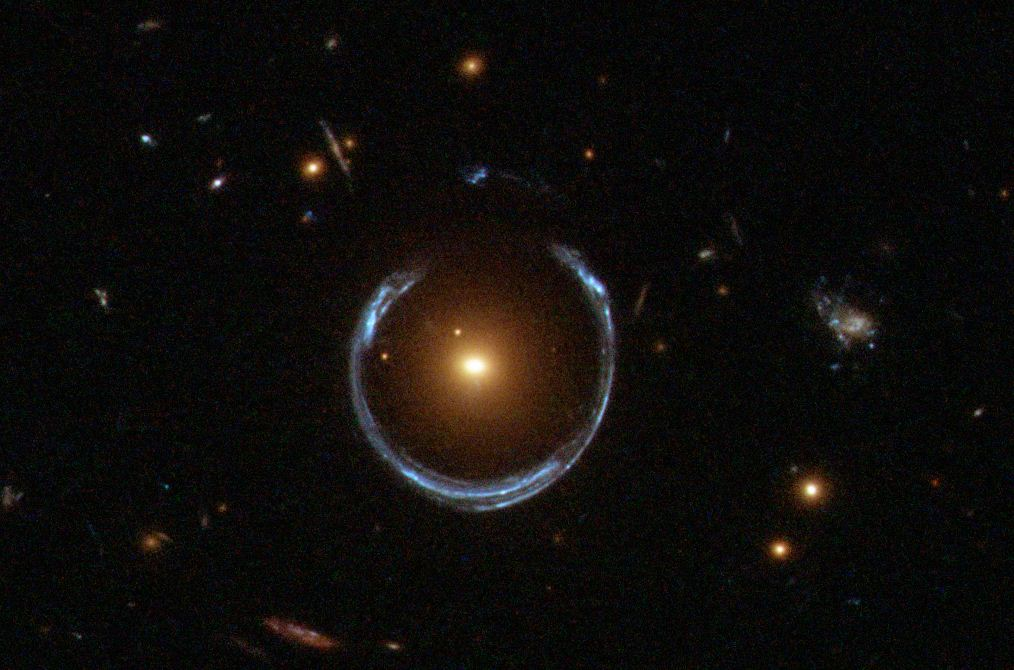
#> input picture ipythonDocuments/arc.JPG, 1014 x 670 px, found by its file name
$ python polar.py   (older library calls are emulated)
#> lines starting #> are read from the running program, lines starting #| are printed output that depends on the picture
import numpy as np
import scipy as sp
import scipy.ndimage
from scipy import misc
import matplotlib.pyplot as plt


def plot_polar_image(data, origin=None):
    #Plots an image reprojected into polar coordinages

    polar_grid, r, theta = reproject_image_into_polar(data, origin)
    plt.figure()
    plt.imshow(polar_grid,extent=(theta.min(), theta.max(), r.max(), r.min()))
    plt.axis('auto')
    plt.xlabel('Theta Coordinate (radians)')
    plt.ylabel('R Coordinate (pixels)')
    plt.title('Image in Polar Coordinates')
    return polar_grid

def index_coords(data, origin=None):
    #Creates x & y coords for the indicies in a numpy array
    ny, nx = data.shape[:2]
    if origin is None:
        origin_x, origin_y = nx // 2, ny // 2
    else:
        origin_x, origin_y = origin
    x, y = np.meshgrid(np.arange(nx), np.arange(ny))
    x -= origin_x
    y -= origin_y
    return x, y

def cart2polar(x, y):
    r = np.sqrt(x**2 + y**2)
    theta = np.arctan2(y, x)
    return r, theta

def polar2cart(r, theta):
    x = r * np.cos(theta)
    y = r * np.sin(theta)
    return x, y


def reproject_image_into_polar(data, origin=None):
    #Reprojects a 3D numpy array ("data") into a polar coordinate system.
    ny, nx = data.shape[:2]

    if origin is None:
        origin = (nx//2, ny//2)
    																	# Determine range of r and theta
    x, y = index_coords(data, origin=origin)
    r, theta = cart2polar(x, y)

    r_i = np.linspace(r.min(), r.max(), nx)								# Making a grid
    theta_i = np.linspace(theta.min(), theta.max(), ny)
    theta_grid, r_grid = np.meshgrid(theta_i, r_i)

    																	# Project the r and theta grid back into pixel coordinates
    xi, yi = polar2cart(r_grid, theta_grid)
    xi += origin[0] 													# Shift the origin back
    yi += origin[1]
    xi, yi = xi.flatten(), yi.flatten()
    coords = np.vstack((xi, yi))

    zi = sp.ndimage.map_coordinates(data, coords, order=1).reshape((nx, ny))
    return zi, r_i, theta_i


def plot_statistics(data):
    m , n = data.shape
    row_mean = []
    row_median = []
    row_index = []
    for i in range (0,m-1):
        row_mean.append(np.mean(data[i,:]))
        row_median.append(np.median(data[i,:]))
        row_index.append(i)
    plt.figure()
    plt.plot(row_index,row_mean,label='Mean Row Intensity')
    plt.plot(row_index,row_median,label='Median Row Intensity')
    plt.legend()
    plt.xlabel('Row Number')
    plt.ylabel('Intensity')

if __name__ == '__main__':

	z = misc.imread('arc.JPG',True)
#> z: shape (670, 1014) float32; min 0, max 254.8, mean 13.3
	m , n = z.shape
#> m = 670; n = 1014

	Max = 0
	Max_x = 0
	Max_y = 0
	Val_sum = 0
	for i in range (0,m-1):
		for j in range (0,n-1):
			Val_sum += z[i][j]												#Find Sum to calculate Mean
			if(z[i][j]>Max):
				Max = z[i][j]
				Max_x = i
				Max_y = j
#> after the loop, Max = 254.8; Max_x = 364; Max_y = 477; Val_sum = 9031801.1

	Mean =  Val_sum / (float)( m * n )
#> Mean = 13.29
	polar_image = plot_polar_image(z, (Max_x,Max_y))
#> in reproject_image_into_polar, `x, y = index_coords(data, origin=origin)`:
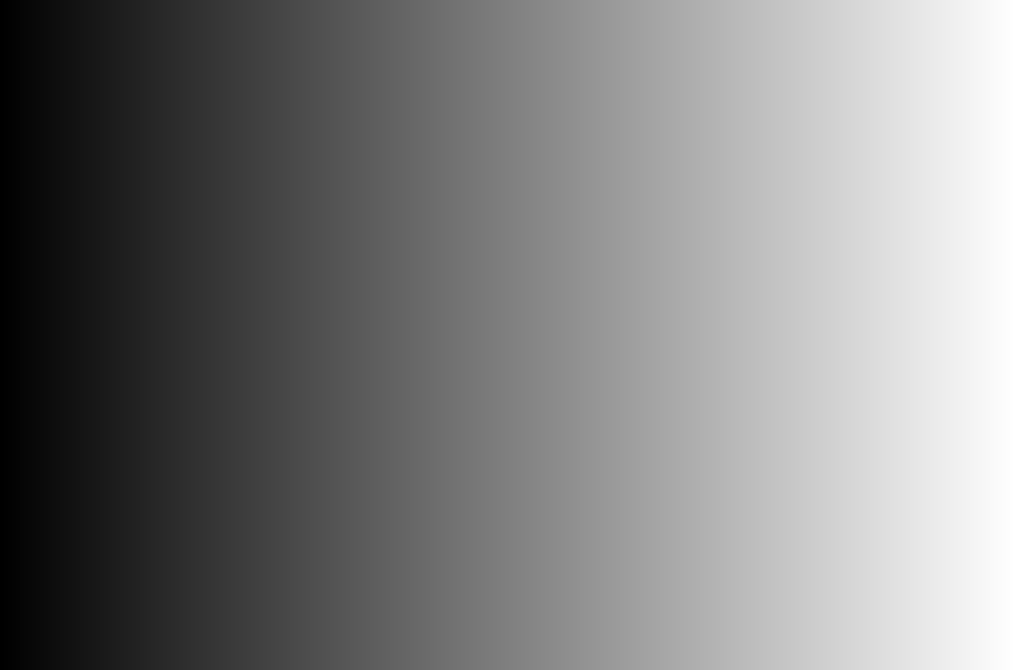
#> x: shape (670, 1014) int64; min -364, max 649, mean 142.5; drawn with min black and max white
#> in reproject_image_into_polar, `x, y = index_coords(data, origin=origin)`:
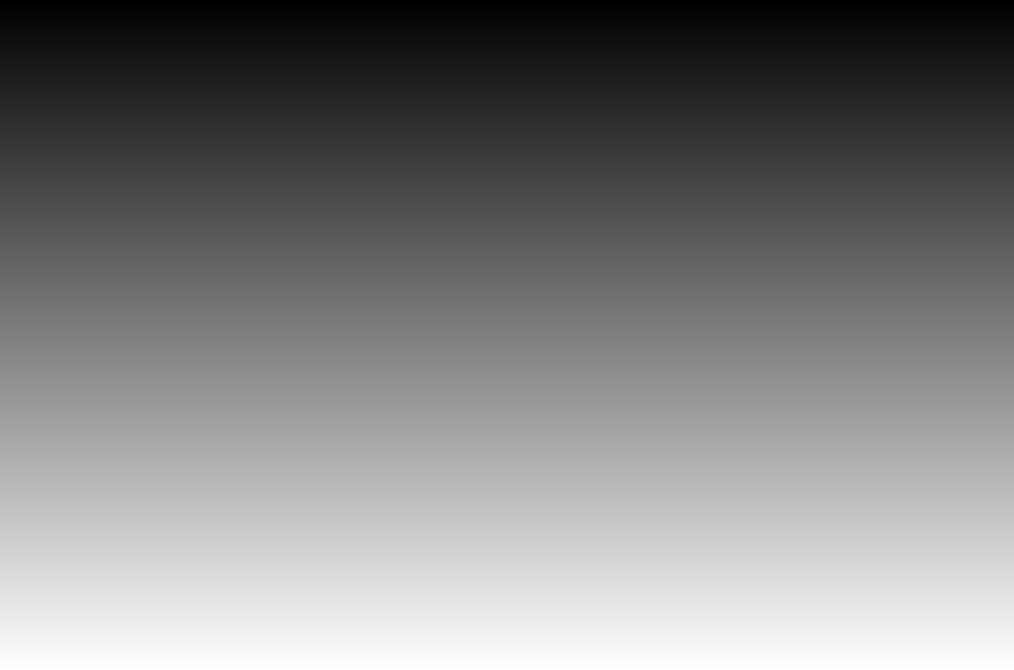
#> y: shape (670, 1014) int64; min -477, max 192, mean -142.5; drawn with min black and max white
#> in cart2polar, `r = np.sqrt(x**2 + y**2)`:
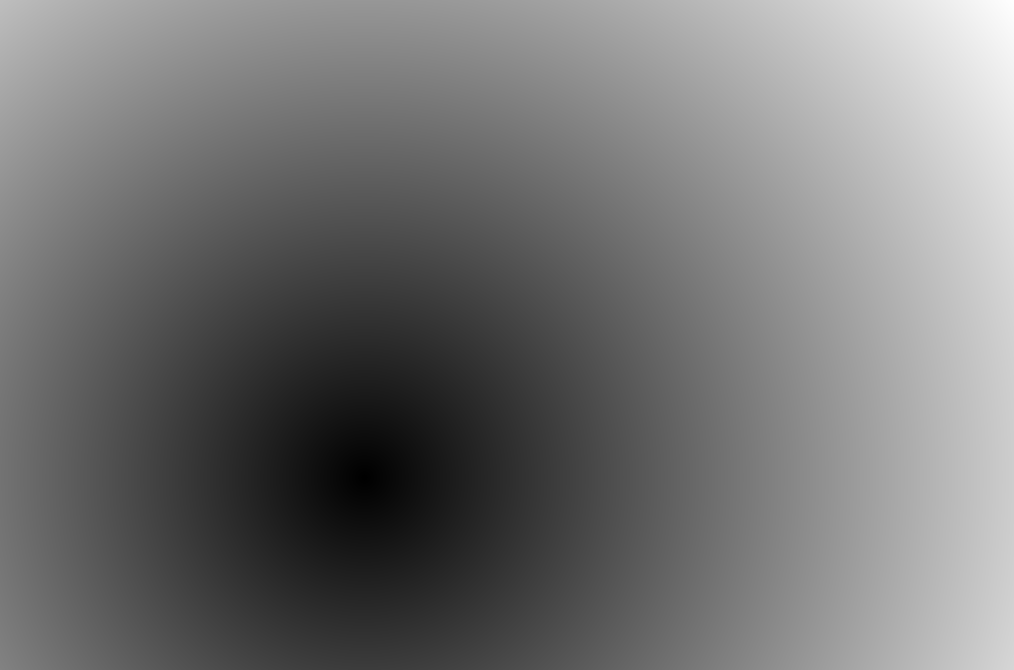
#> r: shape (670, 1014) float64; min 0, max 805.4, mean 368.4; drawn with min black and max white
#> in polar2cart, `x = r * np.cos(theta)`:
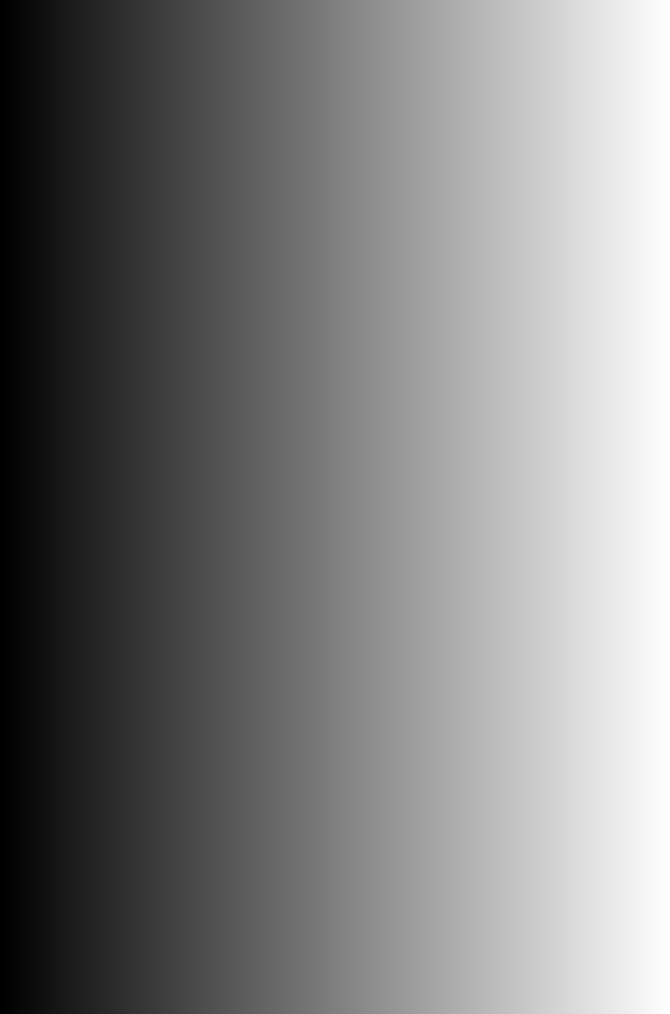
#> theta: shape (1014, 670) float64; min -3.14, max 3.14, mean 0.00137; drawn with min black and max white
#> in reproject_image_into_polar, `xi, yi = polar2cart(r_grid, theta_grid)`:
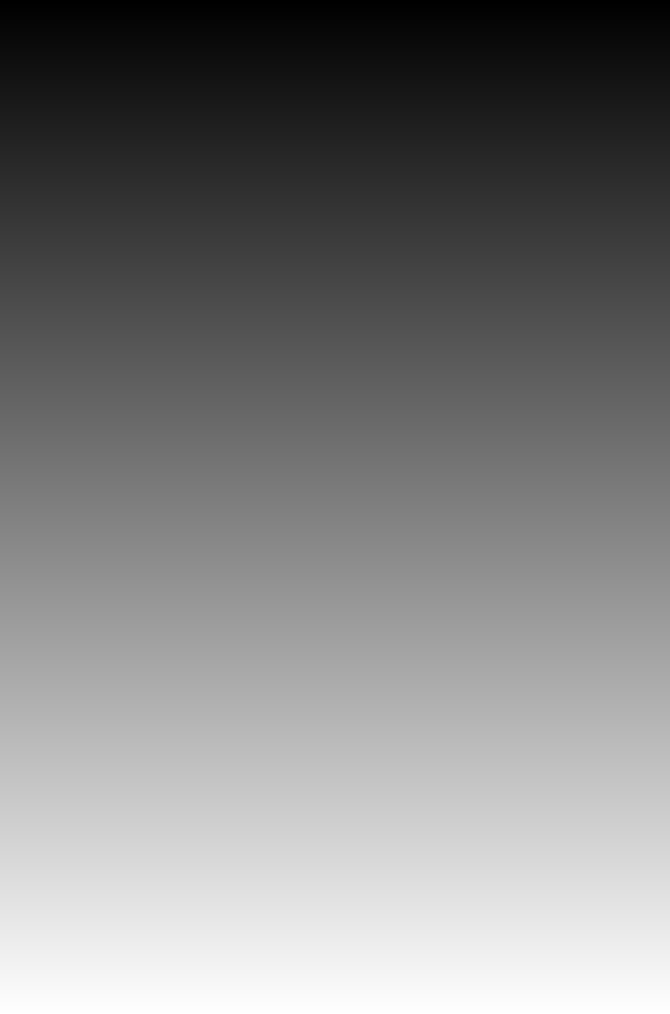
#> r_grid: shape (1014, 670) float64; min 0, max 805.4, mean 402.7; drawn with min black and max white
#> in reproject_image_into_polar, `zi = sp.ndimage.map_coordinates(data, coords, order=1).reshape((nx, ny))`:
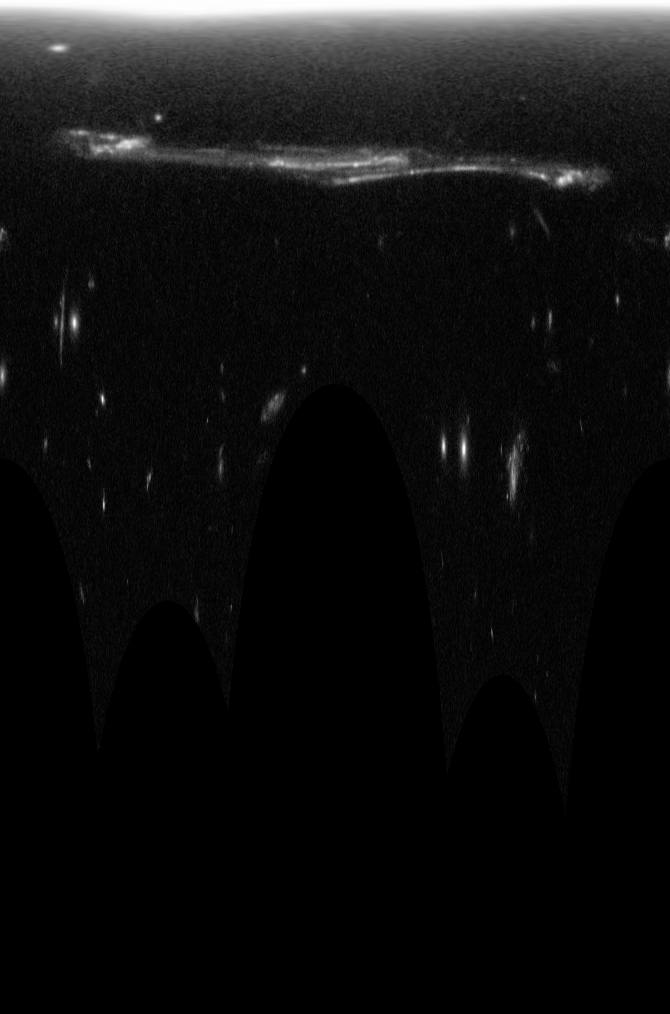
#> zi: shape (1014, 670) float32; min 0, max 254.8, mean 17.3
#> in plot_polar_image, `polar_grid, r, theta = reproject_image_into_polar(data, origin)`: r = 1014 values from 0 to 805.4; theta = 670 values from -3.14 to 3.14
	plot_statistics(polar_image)
#> after the loop in plot_statistics, `for i in range (0,m-1):`: row_index = 1013 values from 0 to 1012; row_mean = 1013 values, max 254.8 at index 0, min 0 at index 814, mean 17.33; row_median = 1013 values, max 254.8 at index 0, min 0 at index 598, mean 15.94

	plt.show()
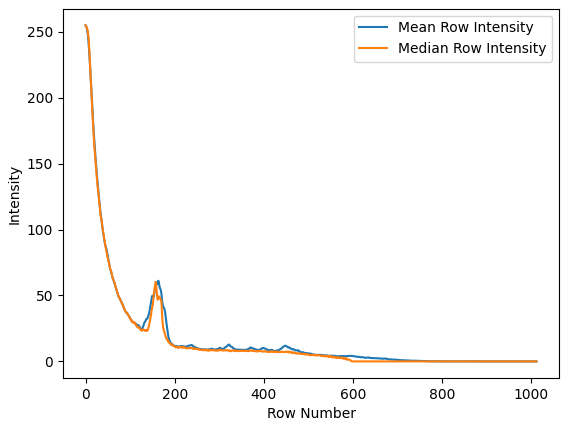
#> figure drawn by matplotlib, 1 panel; curve peaks at x = 0, y = 254.8; curve peaks at x = 0, y = 254.8
